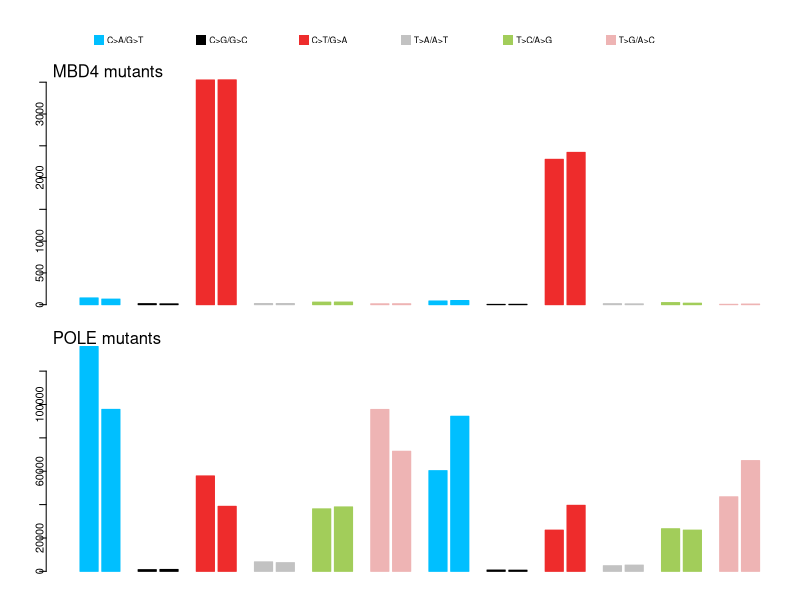

This figure's R source:
muts<-"MBD4" #n=18
mutl<-"TCGA-F5-6814" #n=197

p3<-read.table("data/prime3.txt",row.names = 1)
p5<-read.table("data/prime5.txt",row.names = 1)

#===============get muts data==================
muts.p5<-apply(p5[muts,],2,sum)
muts.p3<-apply(p3[muts,],2,sum)

#===============get mutl data==================
mutl.p5<-apply(p5[mutl,],2,sum)
mutl.p3<-apply(p3[mutl,],2,sum)

muts.data1<-c(muts.p5,muts.p3)
mutl.data1<-c(mutl.p5,mutl.p3)

order<-c(7,8,9,10,11,12,6,5,4,3,2,1,19,20,21,22,23,24,18,17,16,15,14,13)
muts.data<-muts.data1[order]
mutl.data<-mutl.data1[order]

dev.new()
pdf("obs_rep_asym.pdf",4,4)
layout(matrix(1:3,nrow=3),heights = c(1,4,4))
cl1<-c("deepskyblue", "black", "firebrick2", "gray76", "darkolivegreen3", "rosybrown2")
cl<-rep(cl1,each=2)

###plot legend
par(mar=c(0,2,1,2),mgp=c(1.7,.5,.5))
plot(0,type="n",bty="n",ann=F,axes=F)
legend("center",legend=c("C>A/G>T","C>G/G>C","C>T/G>A","T>A/A>T","T>C/A>G","T>G/A>C"),col=cl1,border=cl1,xpd=T,box.col=NA,pch=15,pt.cex=2,cex=.8,ncol=6,text.width=.1,y.intersp=2)

par(mar=c(2,4,1,1),mgp=c(2,.5,.5))
barplot(muts.data,beside=F,col=cl,border=cl,space= rep(rep(c(1,0.2),6),2),axisnames=F,axes=T,ylab="")
mtext("MBD4 mutants",side=3,adj=0)
barplot(mutl.data,beside=F,col=cl,border=cl,space= rep(rep(c(1,0.2),6),2),axisnames=F,axes=T,ylab="")
mtext("POLE mutants",side=3,adj=0)
dev.off()
